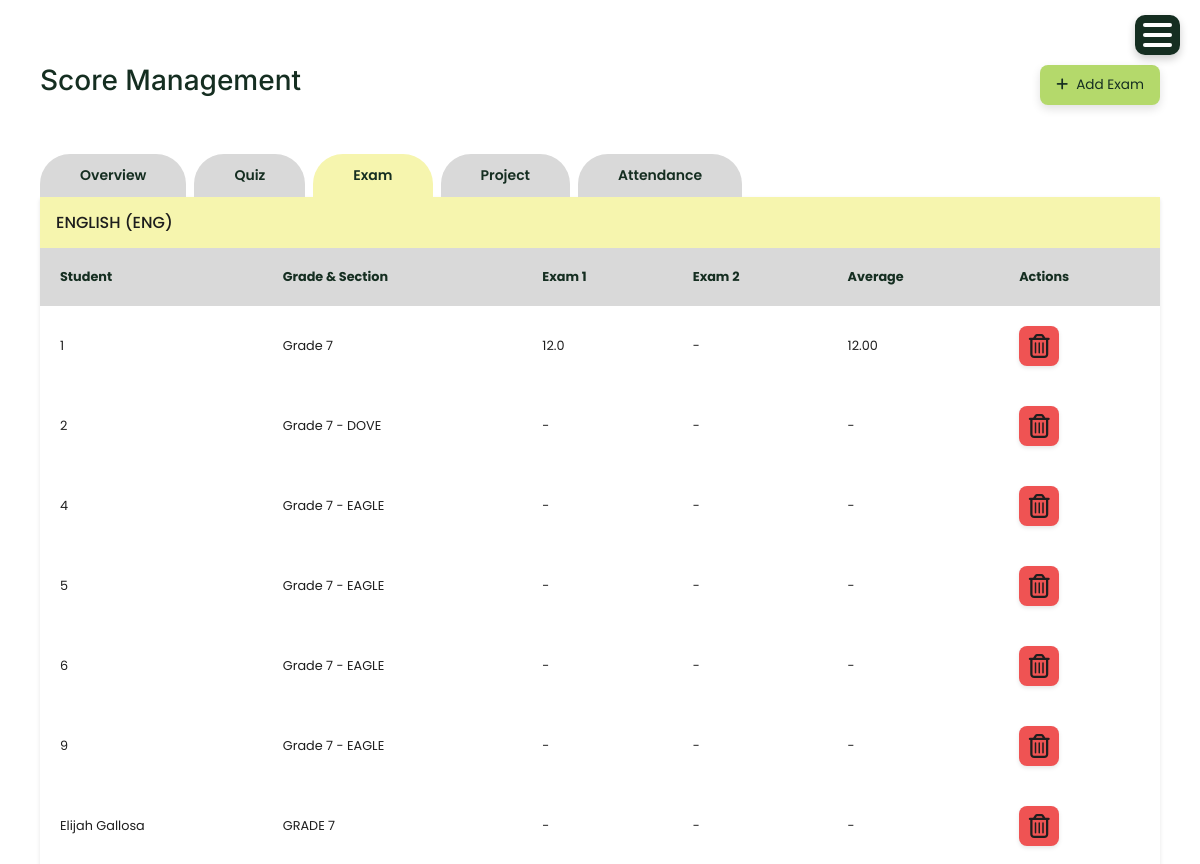
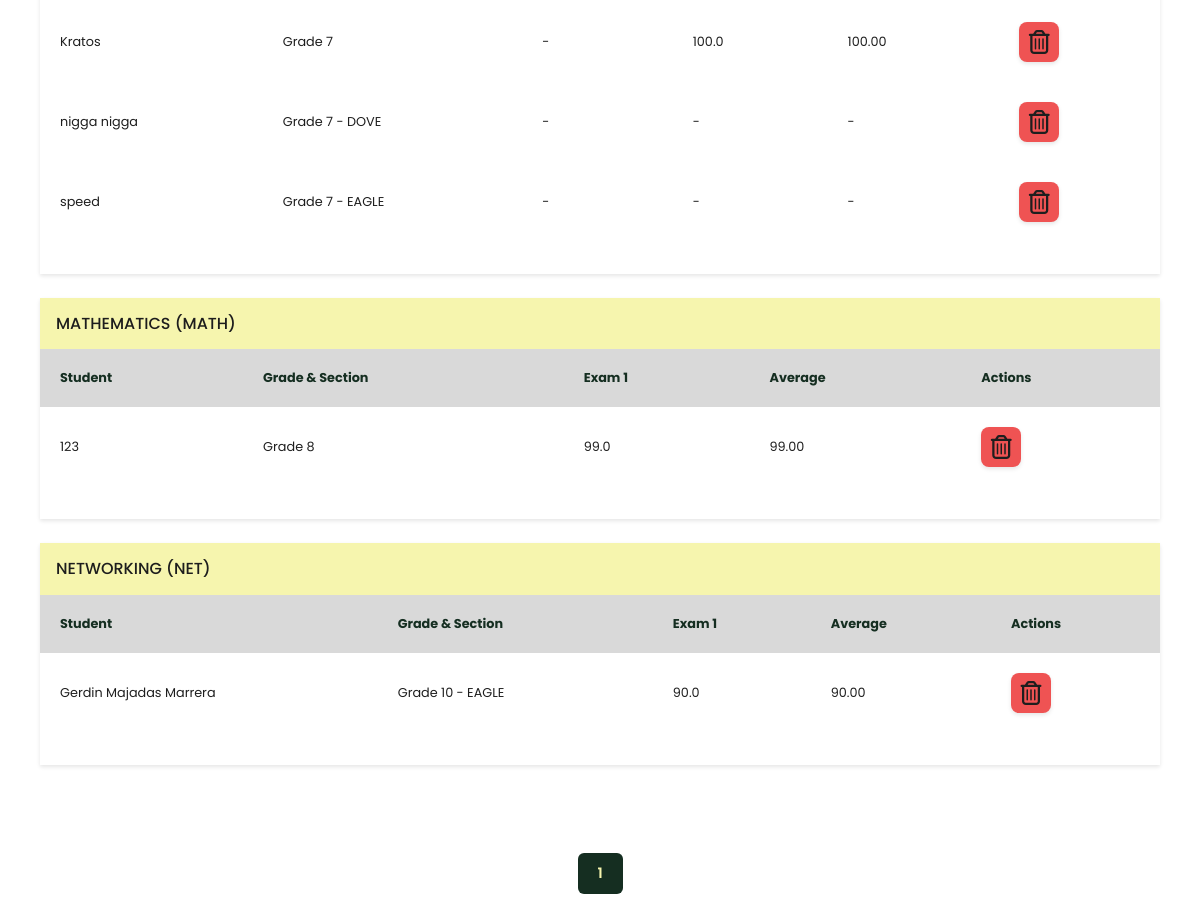
Page /exam/ (signed in) on the earlier database version (2 pictures, top to bottom).
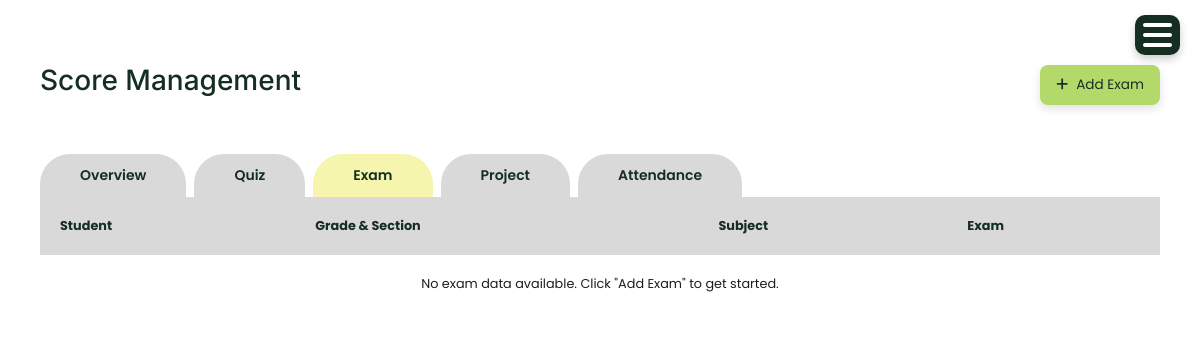
Same page on the later database version.
### account/models.py (models this page shows, shortened)
class Subject(models.Model):
    code = models.CharField(max_length=20, default='DEFAULT_CODE')
    name = models.CharField(max_length=100)
    department = models.CharField(max_length=100)
    grade_level = models.CharField(max_length=10, choices=[
        ('Grade 7', 'Grade 7'),
        ('Grade 8', 'Grade 8'),
        ('Grade 9', 'Grade 9'),
        ('Grade 10', 'Grade 10')
    ], blank=True, null=True)
    status = models.CharField(max_length=10, choices=[('Active','Active'),('Inactive','Inactive')])

class StudentRecord(models.Model):
    STATUS_CHOICES = [
        ('active', 'Active'),
        ('inactive', 'Inactive'),
        ('graduated', 'Graduated'),
        ('transferred', 'Transferred'),
    ]
    SECTION_CHOICES = [
        ('Grade 7', 'Grade 7'),
        ('Grade 8', 'Grade 8'),
        ('Grade 9', 'Grade 9'),
        ('Grade 10', 'Grade 10'),
    ]
    GENDER_CHOICES = [
        ('Male', 'Male'),
        ('Female', 'Female'),
    ]
    student_id = models.PositiveIntegerField()
    fullname = models.CharField(max_length=100)
    grade_and_section = models.CharField(max_length=20, choices=SECTION_CHOICES, default='active')
    gender = models.CharField(max_length=20, choices=GENDER_CHOICES, default='active')
    age = models.PositiveIntegerField()
    address = models.CharField(max_length=200)
    parent = models.CharField(max_length=100)
    parent_contact = models.PositiveIntegerField()
    status = models.CharField(max_length=20, choices=STATUS_CHOICES, default='active')
    account_username = models.CharField(max_length=150, blank=True, null=True)

### account/views.py (the view, shortened to what this page needs)
# urls.py: path('exam/', views.exam, name='exam'),
def exam(request):
    search = request.GET.get('search', '').strip()
    subjects_with_exams = Subject.objects.filter(
        exam_scores__isnull=False
    ).distinct().order_by('name')
    exam_data = []
    for subject in subjects_with_exams:
        assigned_subject = AssignedSubject.objects.filter(
            subject=subject,
            status='Active'
        ).first()
        if assigned_subject:
            grade_val = (assigned_subject.grade_level or '').strip()
            students_qs = StudentRecord.objects.filter(status='active')
            if grade_val:
                if ' - ' in grade_val or '-' in grade_val:
                    students_qs = students_qs.filter(grade_and_section__iexact=grade_val)
                else:
                    students_qs = students_qs.filter(grade_and_section__istartswith=grade_val)
            students = students_qs.order_by('fullname')
        else:
            students = StudentRecord.objects.filter(status='active').order_by('fullname')
        exam_numbers = ExamScore.objects.filter(subject=subject).values_list('exam_number', flat=True).distinct().order_by('exam_number')
        exam_numbers_list = list(exam_numbers)
        student_rows = []
        for student in students:
            student_scores = []
            total_score = 0
            count = 0
            for exam_num in exam_numbers_list:
                try:
                    exam_score = ExamScore.objects.get(
                        student=student,
                        subject=subject,
                        exam_number=exam_num
                    )
                    score_val = float(exam_score.score)
                    student_scores.append(score_val)
                    total_score += score_val
                    count += 1
                except ExamScore.DoesNotExist:
                    student_scores.append(None)
            average = (total_score / count) if count > 0 else None
            student_rows.append({
                'student': student,
                'scores': student_scores,
                'average': average
            })
        exam_data.append({
            'subject': subject,
            'exam_numbers': exam_numbers_list,
            'student_rows': student_rows
        })
    page = request.GET.get('page', 1)
    per_page = 5  # Show 5 subjects per page to avoid screen overflow
    paginator = Paginator(exam_data, per_page)
    try:
        page_obj = paginator.page(page)
    except:
        page_obj = paginator.page(1)
    return render(request, 'exam.html', {
        'exam_data': page_obj if page_obj else [],
        'page_obj': page_obj,
        'tab': 'exam',
        'search': search,
    })

### templates/exam.html (shortened to what the changed rows need)
{% extends 'base.html' %}
{% load static %}
{% block content %}
<div class="container mt-4">
    <div class="user-folder-card">
        <div class="user-heading">
            <h2>Score Management</h2>
        </div>
        <div class="tab-content">
            {% if exam_data %}
                    {% for data in page_obj %}
                        <div class="mb-4">
                            <h4>{{ data.subject.name }} ({{ data.subject.code }})</h4>
                            <div class="table-scroll">
                            <table class="user-table">
                                <thead>
                                    <tr>
                                        <th>Student</th>
                                        <th>Grade & Section</th>
                                        {% for exam_num in data.exam_numbers %}
                                        <th>Exam {{ exam_num }}</th>
                                        {% endfor %}
                                        <th>Average</th>
                                        <th>Actions</th>
                                    </tr>
                                </thead>
                                <tbody>
                                    {% for row in data.student_rows %}
                                    <tr>
                                        <td>{{ row.student.fullname }}</td>
                                        <td>{{ row.student.grade_and_section }}</td>
                                        {% for score in row.scores %}
                                        <td>
                                            {% if score %}
                                                {{ score }}
                                            {% else %}
                                                -
                                            {% endif %}
                                        </td>
                                        {% endfor %}
                                        <td>
                                            {% if row.average %}
                                                {{ row.average|floatformat:2 }}
                                            {% else %}
                                                -
                                            {% endif %}
                                        </td>
                                        <td class="actions-cell">
                                            <button type="button" class="btn-action btn-action-delete" onclick="if(confirm('Delete all exam scores for {{ row.student.fullname }}?')) deleteScores('exam', {{ row.student.id }}, {{ data.subject.id }})">
                                                <i class="fa-regular fa-trash-can"></i>
                                            </button>
                                        </td>
                                    </tr>
                                    {% empty %}
                                    <tr>
                                        <td colspan="{{ data.exam_numbers|length|add:4 }}" class="text-center">No students found.</td>
                                    </tr>
                                    {% endfor %}
                                </tbody>
                            </table>
                            </div>
                        </div>
                    {% endfor %}
        </div>
        <div class="user-data-table">
            <div class="user-table-wrapper">
                    {% if page_obj %}
                    <nav aria-label="Page navigation" class="mt-3">
                        <ul class="pagination justify-content-center">
                            {% for num in page_obj.paginator.page_range %}
                                {% if page_obj.number == num %}
                                    <li class="page-item active"><span class="page-link">{{ num }}</span></li>
                                {% elif num > page_obj.number|add:'-3' and num < page_obj.number|add:'3' %}
                                    <li class="page-item">
                                        <a class="page-link" href="?page={{ num }}">{{ num }}</a>
                                    </li>
                                {% endif %}
                            {% endfor %}
                        </ul>
                    </nav>
                    {% endif %}
                {% else %}
                    <div class="table-scroll">
                    <table class="user-table">
                        <thead>
                            <tr>
                                <th>Student</th>
                                <th>Grade & Section</th>
                                <th>Subject</th>
                                <th>Exam</th>
                            </tr>
                        </thead>
                        <tbody>
                            <tr>
                                <td colspan="4" class="text-center">No exam data available. Click "Add Exam" to get started.</td>
                            </tr>
                        </tbody>
                    </table>
                    </div>
                {% endif %}
        </div>
        </div>
    </div>
</div>
{% endblock %}

Differences in the rows shown:
removed Subject: subject.name "ENGLISH", subject.code "ENG", exam_numbers "1" "2"
removed StudentRecord: student.fullname "1", student.grade_and_section "Grade 7", scores "12.0", average "12.00", shown under "ENGLISH"
removed StudentRecord: student.fullname "2", student.grade_and_section "Grade 7 - DOVE", shown under "ENGLISH"
removed StudentRecord: student.fullname "4", student.grade_and_section "Grade 7 - EAGLE", shown under "ENGLISH"
removed StudentRecord: student.fullname "5", student.grade_and_section "Grade 7 - EAGLE", shown under "ENGLISH"
removed StudentRecord: student.fullname "6", student.grade_and_section "Grade 7 - EAGLE", shown under "ENGLISH"
removed StudentRecord: student.fullname "9", student.grade_and_section "Grade 7 - EAGLE", shown under "ENGLISH"
removed StudentRecord: student.fullname "Elijah Gallosa", student.grade_and_section "GRADE 7", shown under "ENGLISH"
removed StudentRecord: student.fullname "Kratos", student.grade_and_section "Grade 7", scores "100.0", average "100.00", shown under "ENGLISH"
removed StudentRecord: student.fullname "nigga nigga", student.grade_and_section "Grade 7 - DOVE", shown under "ENGLISH"
removed StudentRecord: student.fullname "speed", student.grade_and_section "Grade 7 - EAGLE", shown under "ENGLISH"
removed Subject: subject.name "MATHEMATICS", subject.code "MATH", exam_numbers "1"
removed StudentRecord: student.fullname "123", student.grade_and_section "Grade 8", scores "99.0", average "99.00", shown under "MATHEMATICS"
removed Subject: subject.name "NETWORKING", subject.code "NET", exam_numbers "1"
no longer on this page (row edited): StudentRecord: student.fullname "Gerdin Majadas Marrera", student.grade_and_section "Grade 10 - EAGLE", scores "90.0", average "90.00", shown under "NETWORKING"
Other differences:
text now shown: "Student Grade & Section Subject Exam No exam data available. Click \"Add Exam\" to get started."
list line gone: "1"
